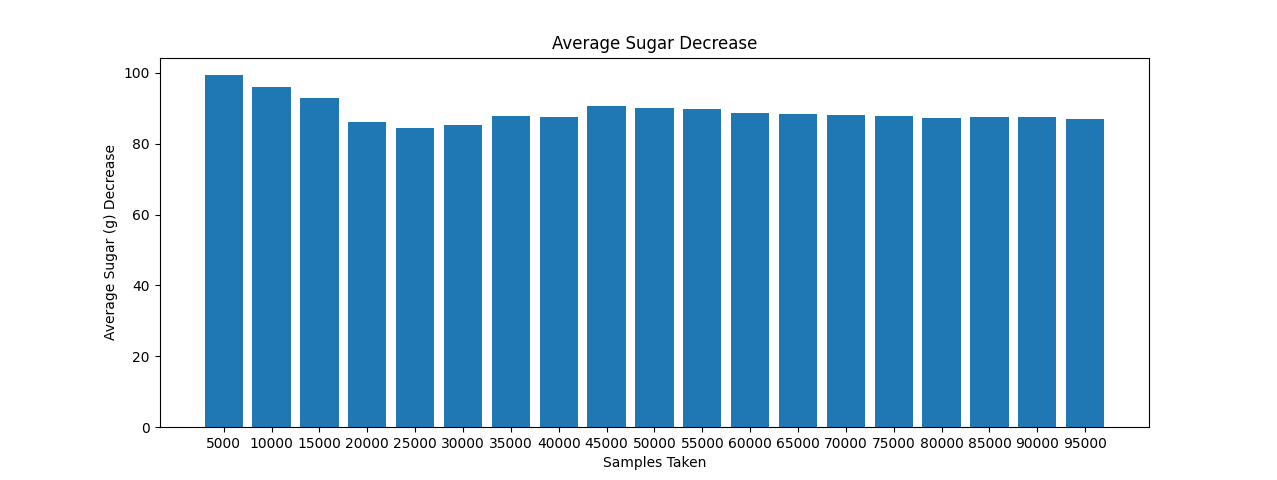

Write the Python code that produced this figure.
import matplotlib.pyplot as plt
import pyodbc
import pandas as pd

cnxn = pyodbc.connect('DRIVER={ODBC Driver 17 for SQL Server};SERVER=(local);DATABASE=FoodRecipesTest;Trusted_Connection=yes;')
cursor = cnxn.cursor()

fig = plt.figure()

keys = []
values = []

for i in range(5000, 100000, 5000):
    query = """
    SET NOCOUNT ON
    DECLARE @temp TABLE (parentID uniqueidentifier, RecipeID uniqueidentifier, SugarCalculated float)

    INSERT INTO @temp
    SELECT parentID, ingredients.RecipeID, --ingredients.Name, 
        SUM(SugarCalculated) AS SugarCalculated
    FROM (
    SELECT TOP """ + str(i) + """ sr.RecipeID AS parentID, r.RecipeID, r.Name,
    --Nutrition Conversions
    i.Quantity *  n.Sugar as SugarCalculated
    FROM Data.Ingredients i
    INNER JOIN Data.Nutrition n ON n.NutritionID = i.NutritionID
    INNER JOIN Data.RecipeSimilarities sr ON sr.SimilarRecipeID = i.RecipeID
        AND sr.UsingSubstitution = 0
    INNER JOIN Data.Recipes r ON r.RecipeID = sr.SimilarRecipeID
    ) as ingredients
    GROUP BY parentID, ingredients.RecipeID, ingredients.Name
    --ORDER BY SugarCalculated

    SELECT AVG(SugarDiff)
    FROM (
    SELECT t.parentID, MIN(tt.SugarCalculated - t.SugarCalculated) AS SugarDiff
    FROM @temp t
    INNER JOIN @temp tt ON t.parentID = t.RecipeID
    GROUP BY t.parentID) ttt"""

    cursor.execute(query)

    value = cursor.fetchone()[0]
    values.append(-float(value))
    keys.append(str(i))

    print('samples: ' + str(i) + ', avg: ' + str(value))

plt.bar(keys, values)
 
plt.xlabel("Samples Taken")
plt.ylabel("Average Sugar (g) Decrease")
plt.title("Average Sugar Decrease")
plt.show()
# plt.savefig('sugar_bar.png')